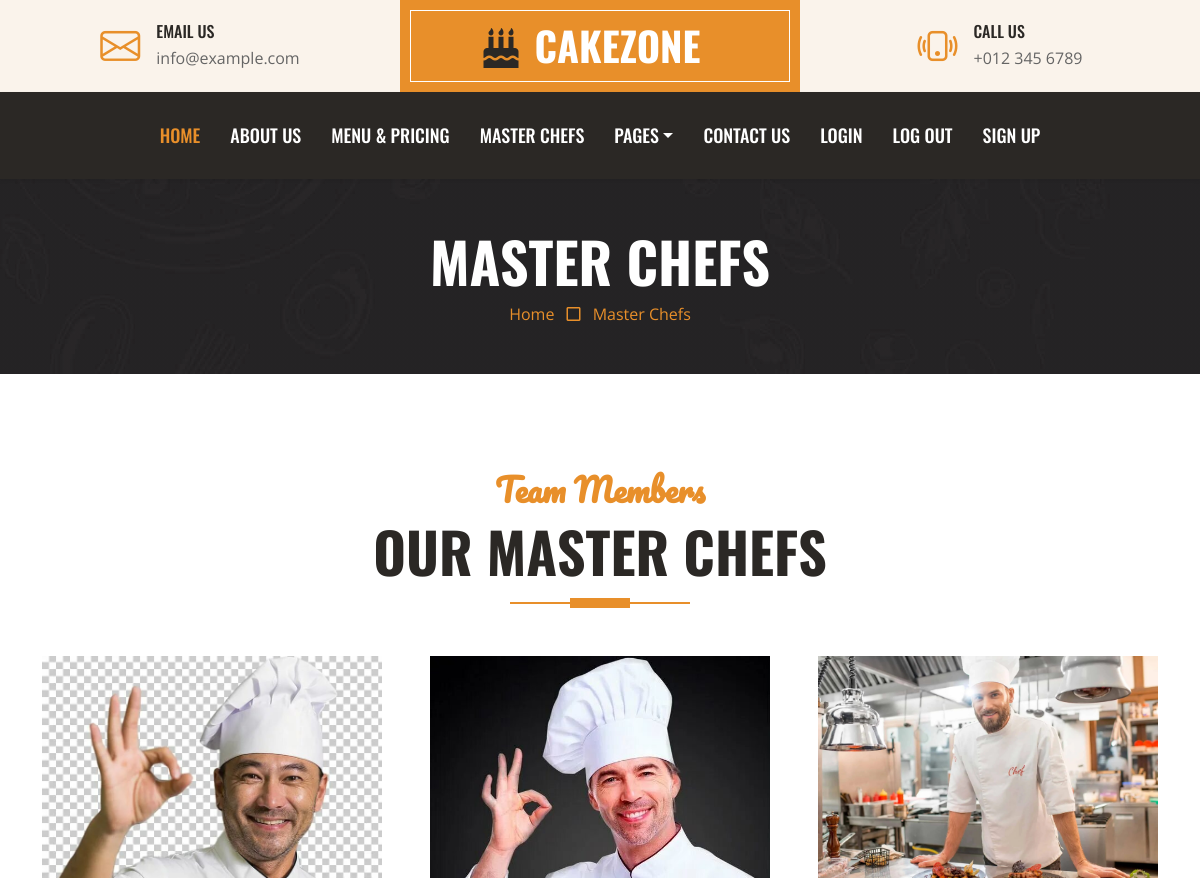
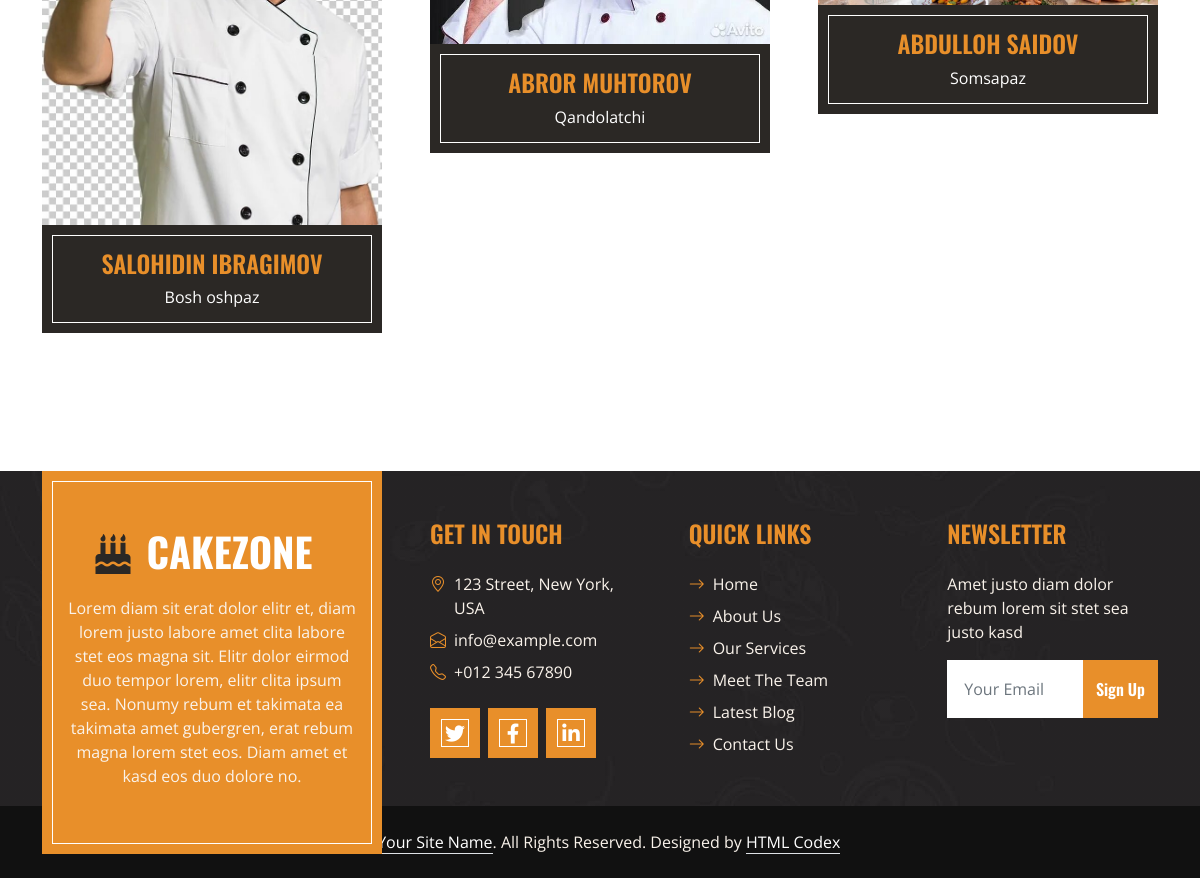
Page /team/ on the committed database (2 pictures, top to bottom).
### blog/models.py (models this page shows, shortened)
class Chef(models.Model):
    name = models.CharField(max_length=300)
    img = models.ImageField(upload_to='index/img')
    bio = models.TextField()
    slug = models.SlugField(max_length=300)
    def get_absolute_url(self):
        return reverse("chefsDetail", args=[self.slug])

### blog/views.py (the view)
# urls.py: path('team/', team, name='team'),
def team(request):
    chefs = Chef.objects.all()
    context = {
        "chefs":chefs
    }
    return render(request,"team.html",context=context)

### templates/team.html (shortened to what this page needs)
{% extends 'base.html' %}
{% load static %}
{% block content %}
    <div class="container-fluid bg-dark bg-img p-5 mb-5">
        <div class="row">
            <div class="col-12 text-center">
                <h1 class="display-4 text-uppercase text-white">Master Chefs</h1>
                <a href="">Home</a>
                <i class="far fa-square text-primary px-2"></i>
                <a href="">Master Chefs</a>
            </div>
        </div>
    </div>
    <div class="container-fluid py-5">
        <div class="container">
            <div class="section-title position-relative text-center mx-auto mb-5 pb-3" style="max-width: 600px;">
                <h2 class="text-primary font-secondary">Team Members</h2>
                <h1 class="display-4 text-uppercase">Our Master Chefs</h1>
            </div>
            <div class="row g-5">
                {% for Chef in chefs %}
                <div class="col-lg-4 col-md-6">
                    <div class="team-item">
                        <div class="position-relative overflow-hidden">
                        </div>
                        <div class="bg-dark border-inner text-center p-4">
                          <a href="{{Chef.get_absolute_url}}"><h4 class="text-uppercase text-primary">{{Chef.name}}</h4></a>
                            <p class="text-white m-0">{{Chef.bio}}</p>
                        </div>
                    </div>
                </div>
                {% endfor %}
            </div>
        </div>
    </div>
</body>
</html>
{% endblock content %}

### static/css/style.css (style rules this page uses)
:root { --primary: #E88F2A; --secondary: #FAF3EB; --light: #FFFFFF; --dark: #2B2825; }
.font-secondary { font-family: 'Pacifico', cursive; }
h1, h2, .font-weight-bold { font-weight: 700 !important; }
h3, h4, .font-weight-semi-bold { font-weight: 600 !important; }
.border-inner { position: relative; }
.border-inner * { position: relative; z-index: 1; }
.border-inner::before { position: absolute; content: ""; top: 10px; right: 10px; bottom: 10px; left: 10px; background: none; border: 1px solid var(--light); z-index: 0; }
.section-title::before { position: absolute; content: ""; width: 60px; height: 10px; left: 50%; bottom: 0; margin-left: -30px; background: var(--primary); }
.section-title::after { position: absolute; content: ""; width: 180px; height: 2px; left: 50%; bottom: 4px; margin-left: -90px; background: var(--primary); }
.bg-img { background: linear-gradient(rgba(43, 40, 37, .5), rgba(43, 40, 37, .5)), url(../img/bg.jpg) center center no-repeat; background-size: cover; }

### rows in the picture
Chef: name "SALOHIDIN IBRAGIMOV", bio "Bosh oshpaz"
Chef: name "ABROR MUHTOROV", bio "Qandolatchi"
Chef: name "ABDULLOH SAIDOV", bio "Somsapaz"
